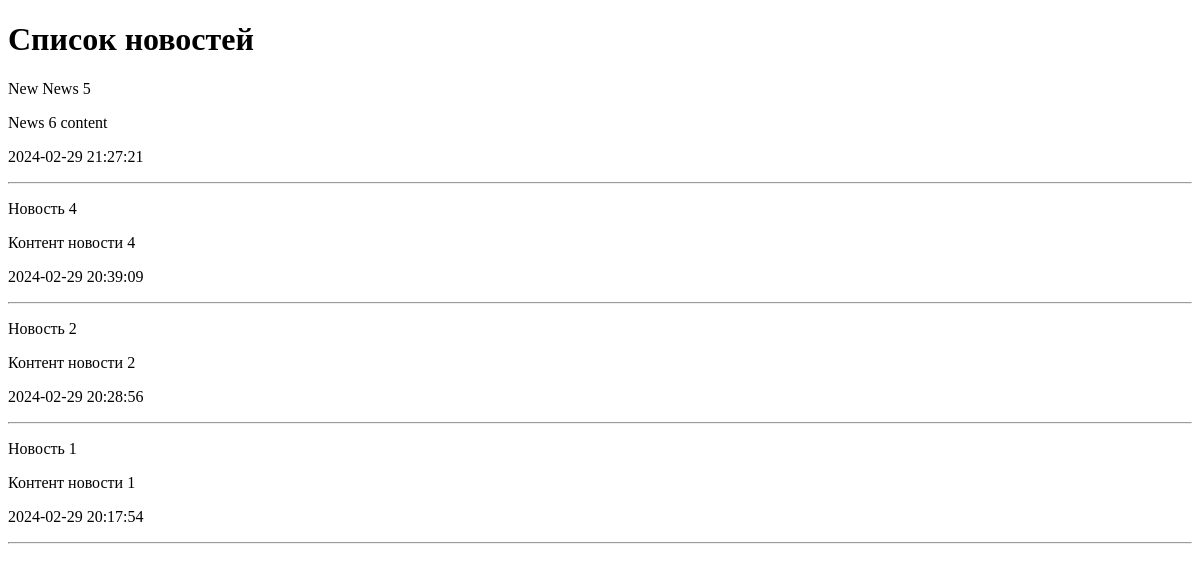
Before: /news/ with the older database file.
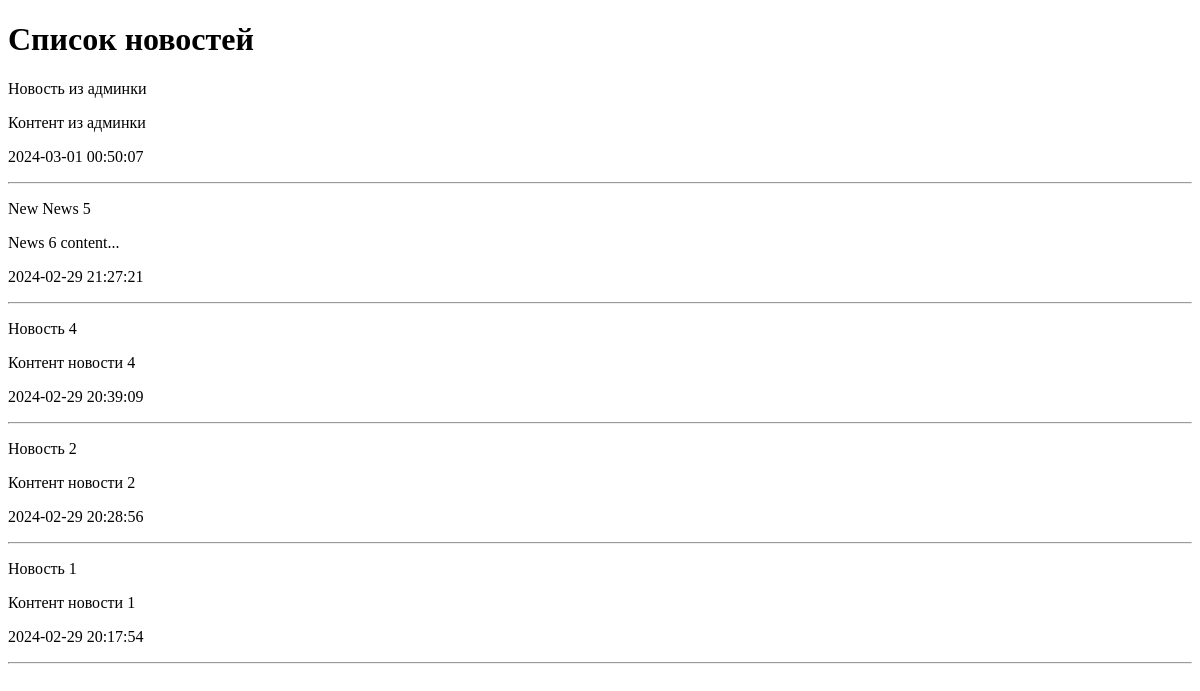
After: the same page with the newer database file.
### news/models.py (models this page shows, shortened)
class News(models.Model):
    title = models.CharField(max_length=150, verbose_name='Наименование')
    content = models.TextField(blank=True, verbose_name='Контент')
    created_at = models.DateTimeField(auto_now_add=True, verbose_name='Опубликовано')
    updated_at = models.DateTimeField(auto_now=True, verbose_name='Обновлено')
    photo = models.ImageField(upload_to='photos/%Y/%m/%d/', verbose_name='Фото', blank=True)
    is_published = models.BooleanField(default=True, verbose_name='Опубликовано?')
    category = models.ForeignKey('Categories', on_delete=models.PROTECT, null=True, verbose_name='Категория')
    class Meta:
        verbose_name = 'Новость'
        verbose_name_plural = 'Новости'
        ordering = ['-created_at']

### news/views.py (the view)
# urls.py: path('', index),
def index(request):
    news = News.objects.all()
    context = {
        'news': news,
        'title': 'Список новостей'
    }
    return render(request, template_name='news/index.html', context=context)

### news/templates/news/index.html (shortened to what this page needs)
<!DOCTYPE html>
<html lang="en">
<head>
</head>
<body>
<h1>{{ title }}</h1>
{% for item in news %}
    <div>
        <p> {{ item.title }}</p>
        <p> {{ item.content }}</p>
        <p> {{ item.created_at|date:"Y-m-d H:i:s" }}</p>
    </div>
    <hr>
{% endfor %}
</body>
</html>

Changed rows visible on the page:
added News: title "Новость из админки", content "Контент из админки", created_at "2024-03-01 00:50:07"
changed News "New News 5": content "News 6 content" → "News 6 content..."
